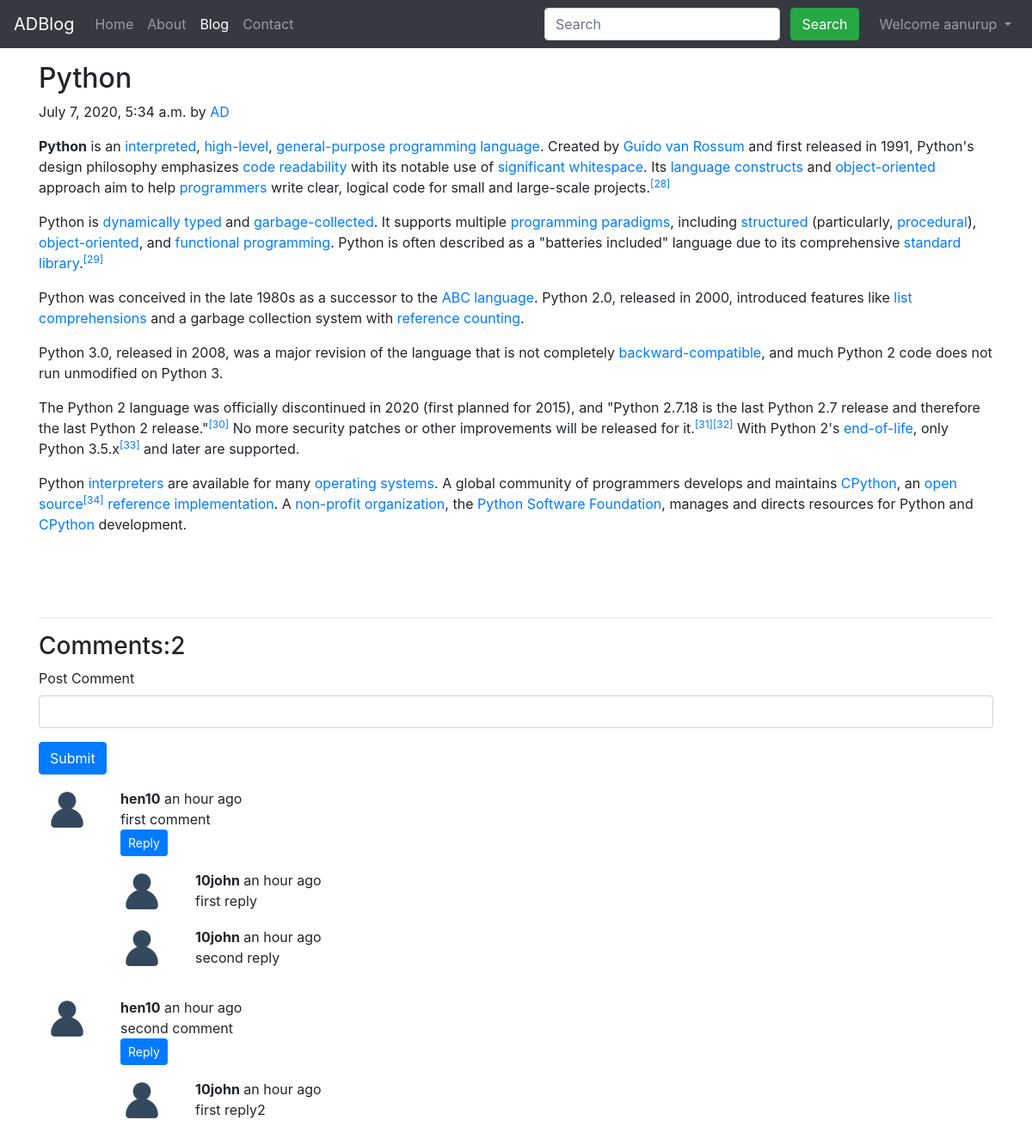
Page /blog/first-post (signed in) on the committed database.
### blog/models.py (models this page shows, shortened)
class Post(models.Model):
    sno = models.AutoField(primary_key=True)
    title= models.CharField(max_length=122)
    content = models.TextField()
    author= models.CharField(max_length=12)
    slug = models.CharField(max_length=130)
    datetime = models.DateTimeField(blank=True)

class BlogComment(models.Model):
    sno = models.AutoField(primary_key=True)
    comment = models.TextField()
    user = models.ForeignKey(User,on_delete=models.CASCADE)
    post = models.ForeignKey(Post,on_delete=models.CASCADE)
    parent = models.ForeignKey('self',on_delete=models.CASCADE,null=True)
    datetime = models.DateTimeField(default=now)

### blog/views.py (the view)
# urls.py: path('<str:slug>', views.blogPost, name="blogPost")
def blogPost(request,slug):
     post=Post.objects.filter(slug=slug).first()
     comments=BlogComment.objects.filter(post=post,parent=None)
     replies=BlogComment.objects.filter(post=post).exclude(parent=None)
     replyDict= {}
     for reply in replies:
          if reply.parent.sno not in replyDict.keys():
               replyDict[reply.parent.sno]=[reply]
          else:
               replyDict[reply.parent.sno].append(reply)
     context={'post':post,'comments':comments,'user':request.user,'replyDict':replyDict}
     return render(request,'blog/blogPost.html',context)

### blog/templatetags/extras.py (called while the page is built)
@register.filter(name='get_val')
def get_val(dict,key):
 return dict.get(key)

### templates/blog/blogPost.html (shortened to what this page needs)
{% extends 'base.html'%}
{% block blogactive %} active {% endblock blogactive %}
{%block body%}
{% load humanize %}
{% load extras %}
<div class="container my-3">
	<div class="blog-post">
		<h2 class="blog-post-title">{{post.title}}</h2>
		<p class="blog-post-meta">{{post.datetime}} by <a href="/about">{{post.author}}</a></p>
		<p>{{post.content|safe}}</p>
	</div>
	<hr>
</div>
<div class="container">
	<h3>Comments:{{comments.count}}</h3>
	<div class="my-2">
		<form action="/blog/postComment" method="POST">
			{%if user.is_authenticated %}
			<div class="form-group">
				<label for="exampleInputEmail1">Post Comment</label>
				<input type="text" class="form-control" name="comment" id="comment" aria-describedby="emailHelp" placeholder=""
					Enter comment">
			</div>
			<button type="submit" class="btn btn-primary">Submit</button>
		</form>
		{% else %}
		<p><strong>Login First</strong></p>
	</div>
	{% endif %}
	{% for comment in comments %}
	<div class="row my-3">
		<div class="col-md-1 bg-">
			<div class="text-center">
				<img src="/static/user-alt-512.png" class="rounded" width="50" height="50" alt="...">
			  </div>
		</div>
		<div class="col-md-11 bg-"><b>{{comment.user.username}}</b> {{comment.datetime | naturaltime}}
			<div>{{comment.comment}}</div>
			<div class="reply mx-0">
				{%if user.is_authenticated %}
				<button class="btn btn-sm btn-primary" type="button" data-toggle="collapse"
					data-target="#replyBox{{comment.sno}}" aria-expanded="false" aria-controls="collapseExample">
					Reply
				</button>
				{% else %}<p><strong>Login First</strong></p>
				{% endif %}
				<div class="replies my-3">
						{% for reply in replyDict|get_val:comment.sno %}
						<div class="row my-3">
								<div class="col-md-1 bg-">
									<img src="/static/user-alt-512.png" class="rounded" width="50" height="50" alt="...">
								</div>
								<div class="col-md-11">
									<b>{{reply.user.username}}</b> {{reply.datetime | naturaltime}}
									<div>{{reply.comment}}</div>
								</div>
								<br>
						</div>
						{% endfor %}
				</div>
			</div>
		</div>
	</div>
	{% endfor %}
</div>
{%endblock body%}

### templates/base.html (shortened to what this page needs)
<!doctype html>
<html lang="en">
<head>
  <link rel="stylesheet" href="https://stackpath.bootstrapcdn.com/bootstrap/4.5.0/css/bootstrap.min.css"
>
</head>
<body>
  <nav class="navbar navbar-expand-lg navbar-dark bg-dark">
    <a class="navbar-brand" href="/">ADBlog</a>
  <div class="collapse navbar-collapse" id="navbarSupportedContent">
    <ul class="navbar-nav mr-auto">
      <li class="nav-item {%block homeactive%} {% endblock homeactive %}">
        <a class="nav-link" href="/">Home </a>
      </li>
      <li class="nav-item {% block aboutactive %} {% endblock aboutactive %}">
        <a class="nav-link" href="/about">About</a>
      </li>
      <li class="nav-item {% block blogactive %} {% endblock blogactive %}">
        <a class="nav-link" href="/blog">Blog</a>
      </li>
      <li class="nav-item {% block contactactive %} {% endblock contactactive %}">
        <a class="nav-link" href="/contact">Contact</a>
      </li>
    </ul>
    <div class="ml-auto form-inline">
    <form method="GET" action="/search" class="my-2 my-lg-0 mx-3 m">
      <input class="form-control mr-sm-2" type="search" placeholder="Search" aria-label="Search" name="query"
      id="query">
      <button class="btn btn-success my-2 my-sm-0" type="submit">Search</button>
    </form>
    {% if user.is_authenticated %}
    <ul class="navbar-nav">
      <li class="nav-item dropdown">
        <a class="nav-link dropdown-toggle" href="#" id="navbarDropdown" role="button" data-toggle="dropdown"
        aria-haspopup="true" aria-expanded="false">
        Welcome {{request.user}}
      </a>
      </li>
    </ul>
    {% endif %}
  </div>
</div>
</nav>
{%block body%}
{%endblock body%}
</body>
</html>

### rows in the picture
Post: title "Python", datetime "July 7, 2020, 5:34 a.m.", author "AD", content "Python is an interpreted , high-level , general-purpose programming language . Created by Guido van Rossum and first released in 1991, Python's design philosophy emphasizes code readability with its notable use of significant whitespace . Its language constructs and object-oriented approach aim to help programmers write clear, logical code for small and large-scale projects. [28] Python is dynamically typed and garbage-collected . It supports multiple programming paradigms , including structured (particularly, procedural ), object-oriented , and functional programming . Python is often described as a \"batteries included\" language due to its comprehensive standard library . [29] Python was…"
BlogComment: user.username "hen10", datetime "an hour ago", comment "first comment"
BlogComment: user.username "10john", datetime "an hour ago", comment "first reply"
BlogComment: user.username "10john", datetime "an hour ago", comment "second reply"
BlogComment: user.username "hen10", datetime "an hour ago", comment "second comment"
BlogComment: user.username "10john", datetime "an hour ago", comment "first reply2"

### other values in the picture
{{ request.user }} "aanurup"
{{ comments.count }} "2"
